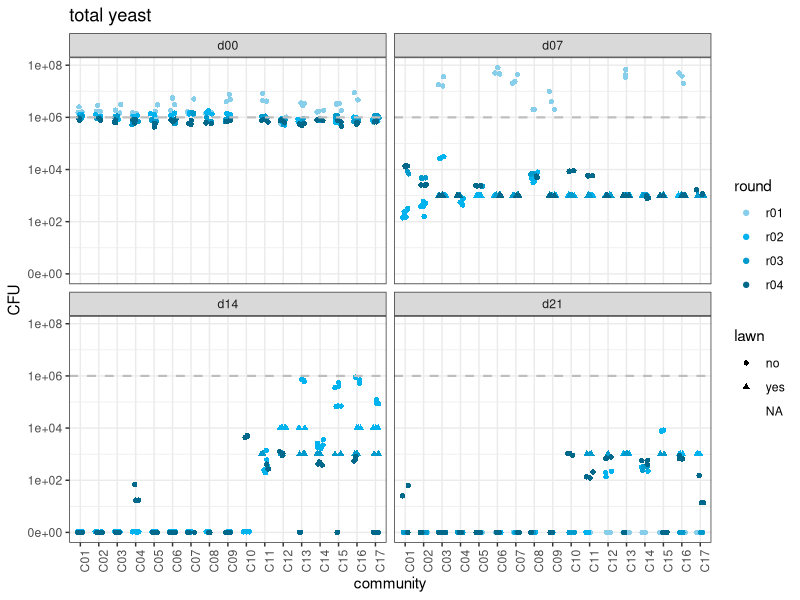
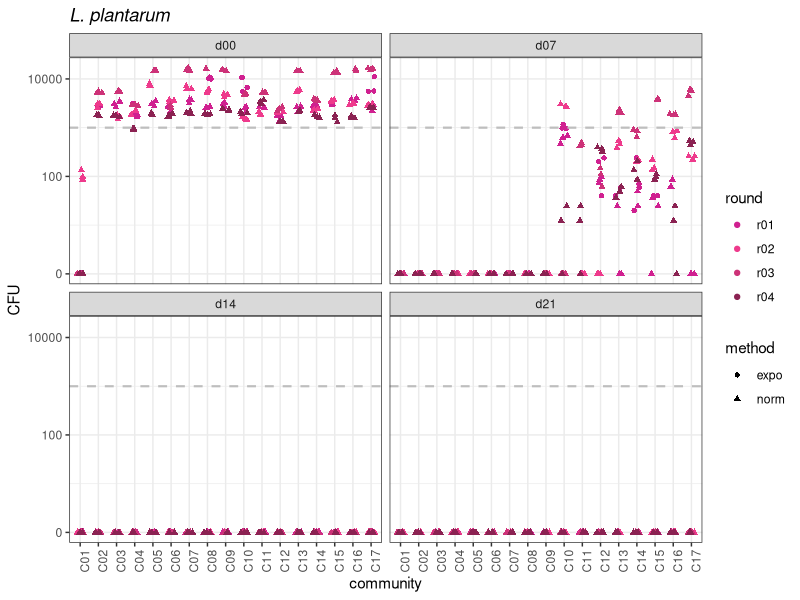
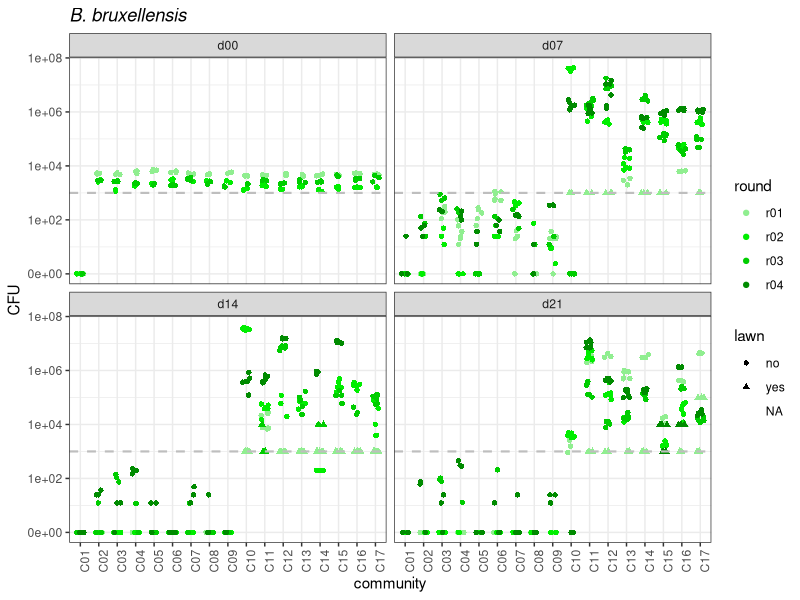

Source code (R) for these figures, in order:
#v3: using new global "plate_count.xlsx" file where raw output 
# 6 april: include symbols/colour for round and expo/normal plating
# 4 may: solved zero values with: scale_y_continuous(trans=scales::pseudo_log_trans(base = 10))


setwd("~/Library/CloudStorage/OneDrive-WageningenUniversity&Research/2023_montpellier/experiments/plate_counts")
library(dplyr)
library(tidyr)
library(lme4)
library(ggplot2)
library(readxl)
library(scales) #for "faux" logscale

day00.1 <- readxl::read_xlsx(path="plate_counts.xlsx", sheet = "d00_r01")
day07.1 <- readxl::read_xlsx(path="plate_counts.xlsx", sheet = "d07_r01")
day14.1 <- readxl::read_xlsx(path="plate_counts.xlsx", sheet = "d14_r01")
day21.1 <- readxl::read_xlsx(path="plate_counts.xlsx", sheet = "d21_r01")

day00.2 <- readxl::read_xlsx(path="plate_counts.xlsx", sheet = "d00_r02")
day07.2 <- readxl::read_xlsx(path="plate_counts.xlsx", sheet = "d07_r02")
day14.2 <- readxl::read_xlsx(path="plate_counts.xlsx", sheet = "d14_r02")
day21.2 <- readxl::read_xlsx(path="plate_counts.xlsx", sheet = "d21_r02")

day00.3 <- readxl::read_xlsx(path="plate_counts.xlsx", sheet = "d00_r03")
day07.3 <- readxl::read_xlsx(path="plate_counts.xlsx", sheet = "d07_r03")
day14.3 <- readxl::read_xlsx(path="plate_counts.xlsx", sheet = "d14_r03")
day21.3 <- readxl::read_xlsx(path="plate_counts.xlsx", sheet = "d21_r03")

day00.4 <- readxl::read_xlsx(path="plate_counts.xlsx", sheet = "d00_r04")
day07.4 <- readxl::read_xlsx(path="plate_counts.xlsx", sheet = "d07_r04")
day14.4 <- readxl::read_xlsx(path="plate_counts.xlsx", sheet = "d14_r04")
day21.4 <- readxl::read_xlsx(path="plate_counts.xlsx", sheet = "d21_r04")


## combine all separate raw files
cfus <- rbind(day00.1, day07.1, day14.1, day21.1, 
              day00.2, day07.2, day14.2, day21.2,
              day00.3, day07.3, day14.3, day21.3,
              day00.4, day07.4, day14.4, day21.4)

# rename columns, remove unneeded columns
cfus <- cfus %>% 
  rename(
    name = "N° échantillon",
    count = "Nbre d'UFC",
    CFU = "UFC/mL")  %>%
  select(-c("Prorata UFC", "Surface (%)", "Auto/Forcé", "Ø UFC moyen (mm)", "Ø UFC min (mm)", "Ø UFC max (mm)", "Date")) 

#make sure data are correctly factor / numeric
cfus$round <- as.factor(cfus$round)
cfus$community <- as.factor(cfus$community)
cfus$rep <- as.factor(cfus$rep)
cfus$method <- as.factor(cfus$method)
cfus$day <- as.factor(cfus$day)
cfus$CFU <- as.numeric(cfus$CFU)
cfus$Dilution <- as.numeric(cfus$Dilution)

cfus <- cfus %>% mutate(lawn = if_else(count=="lawn", "yes", "no"))



# adjust minimal CFUs for lawns, CFU = 0 when count is 0 only when dilution was 10^0
cfus <- cfus %>% 
  mutate(CFU = ifelse(count == "lawn" & Dilution == 10^0, 10^3, CFU)) %>%
  mutate(CFU = ifelse(count == "lawn" & Dilution == 10^-1, 10^4, CFU)) %>%
  mutate(CFU = ifelse(count == "lawn" & Dilution == 10^-2, 10^5, CFU)) %>%
  mutate(CFU = ifelse(count == "lawn" & Dilution == 10^-3, 10^6, CFU)) %>%
  mutate(CFU = ifelse(count == "lawn" & Dilution == 10^-4, 10^7, CFU)) %>%
  mutate(CFU = ifelse(count == 0 & Dilution == 1, 0, CFU)) %>%
  mutate(CFU = ifelse(count == 0 & Dilution == 0.1, 0.1, CFU))%>%
  mutate(CFU = ifelse(count == 0 & Dilution < 0.1, NA, CFU))
# cfus$CFU[is.na(cfus$count)& cfus$media == "plant"] <- 0
# cfus$CFU[is.na(cfus$count)& cfus$media == "brett"] <- 0


yeast <- filter(cfus, media == "yeast")
plant <- filter(cfus, media == "plant")
brett <- filter(cfus, media == "brett")


yeast %>%
  # filter(community != "C10" ) %>%
  # filter(community != "C08" ) %>%
  # filter(day != "d14" )%>%
  # filter(day != "d21" )%>%
  ggplot(aes(x = community, y = CFU)) + #need to get rid of zeros
  # geom_boxplot() +
  geom_jitter(aes(colour = round, shape = lawn), width = 0.2) +
  scale_colour_manual(values = c("skyblue", "deepskyblue2","deepskyblue3","deepskyblue4"))+
  geom_hline(yintercept = 10^6, linetype='dashed', col = 'grey', linewidth = 0.75) +
  # geom_hline(yintercept = log10(10^8), linetype='dashed', col = 'turquoise', linewidth = 1) +
  ggtitle("total yeast") +
  theme_bw() +
  theme(axis.text.x = element_text(angle = 90)) +
  facet_wrap(~day)+
  scale_y_continuous(trans=scales::pseudo_log_trans(base = 10),
                     breaks=c(0, 10^2, 10^4, 10^6, 10^8))



# # all combined
# yeast %>%
#   # filter(community != "C10" ) %>%
#   # filter(community != "C08" ) %>%
#   # filter(day == "d14" )%>%
#   # filter(day != "d21" )%>%
#   ggplot(aes(x = day, y = CFU)) + #need to get rid of zeros
#   # geom_boxplot() +
#   geom_jitter(aes(col = round, shape = method), width = 0.2, height = 0.2) +
#   geom_hline(yintercept = 10^6, linetype='dashed', col = 'lightblue', linewidth = 0.75) +
#   # geom_hline(yintercept = log10(10^8), linetype='dashed', col = 'turquoise', linewidth = 1) +
#   ggtitle("total yeast: PLATE COUNTS") +
#   theme_bw() +
#   theme(axis.text.x = element_text(angle = 90)) +
#   scale_y_continuous(trans=scales::pseudo_log_trans(base = 10),
#                      breaks=c(0, 10^2, 10^4, 10^6, 10^8))
# 



plant %>% 
  # filter(round == "r03") %>%
  # filter(method == "norm") %>%
  # filter(community != "C01" ) %>%
  # filter(day != "d14" )%>%
  # filter(day != "d21" )%>%
  ggplot(aes(x = community, y = CFU)) +
  # geom_boxplot() +
  geom_jitter(aes(col = round, shape = method), width = 0.2) +
  scale_colour_manual(values = c("violetred", "violetred2","violetred3", "violetred4"))+
  geom_hline(yintercept = 10^3, linetype='dashed', col = 'grey', linewidth = 0.75) +
  ggtitle("L. plantarum") +
  theme_bw() +
  theme(axis.text.x = element_text(angle = 90),
        plot.title = element_text(face = "italic")) +
  facet_wrap(~day) +
  scale_y_continuous(trans=scales::pseudo_log_trans(base = 10),
                     breaks=c(0, 10^2, 10^4))


brett %>% 
  # filter(method == "norm") %>%
  # filter(count!= "lawn") %>%
  # filter(round == "r04") %>%
  # filter(day != "d21" )%>%
  ggplot(aes(x = community, y = CFU)) +
  # geom_boxplot() +
  geom_jitter(aes(col = round, shape = lawn), width = 0.2) +
  scale_colour_manual(values = c("lightgreen","green2", "green3","green4"))+
  geom_hline(yintercept = 10^3, linetype='dashed', col = 'grey', linewidth = 0.75) +
  ggtitle('B. bruxellensis') +
  theme_bw() +
  theme(axis.text.x = element_text(angle = 90),
        plot.title = element_text(face = "italic")) +
  facet_wrap(~day) +
  scale_y_continuous(trans=scales::pseudo_log_trans(base = 10),
                     breaks=c(0, 10^2, 10^4, 10^6, 10^8))




# check differences between exponential vs. normal counts





